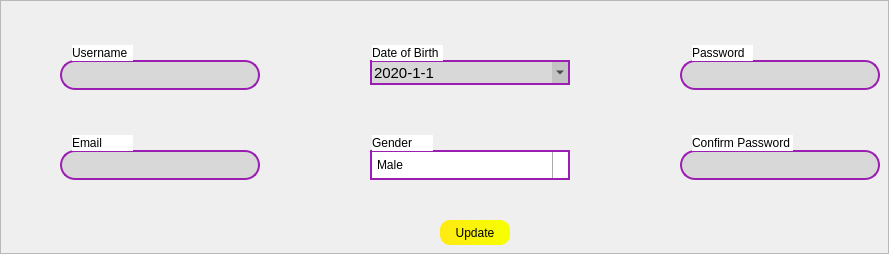
                  <widget class="QFrame" name="frame_61">
                   <property name="styleSheet">
                    <string notr="true">QFrame#frame_61{background-color: rgb(255, 255, 255);
border-radius: 20px;}</string>
                   </property>
                   <property name="frameShape">
                    <enum>QFrame::StyledPanel</enum>
                   </property>
                   <property name="frameShadow">
                    <enum>QFrame::Raised</enum>
                   </property>
                   <widget class="QLineEdit" name="name_2">
                    <property name="geometry">
                     <rect>
                      <x>60</x>
                      <y>60</y>
                      <width>200</width>
                      <height>30</height>
                     </rect>
                    </property>
                    <property name="maximumSize">
                     <size>
                      <width>200</width>
                      <height>30</height>
                     </size>
                    </property>
                    <property name="toolTipDuration">
                     <number>-1</number>
                    </property>
                    <property name="styleSheet">
                     <string notr="true">QLineEdit
{
	font: 14pt &quot;Gadugi&quot;;
border: 2px solid rgb(155, 30, 178);
border-radius: 15px; 
padding-left: 10px;
padding-right: 10px;
background:rgba(0,0,0,0.1);
color: rgb(0,0,0);
}
QLineEdit:hover
{
	border: 1px solid white;
	font: 18pt &quot;High Tower Text&quot;;
}
QLineEdit:focus{
	border: 2px solid rgb(155, 30, 178);
	background-color: rgba(0,0,0,0.5);
	color: rgb(255, 255, 255);
}
</string>
                    </property>
                    <property name="text">
                     <string/>
                    </property>
                    <property name="cursorPosition">
                     <number>0</number>
                    </property>
                    <property name="placeholderText">
                     <string/>
                    </property>
                   </widget>
                   <widget class="QLabel" name="label_46">
                    <property name="geometry">
                     <rect>
                      <x>72</x>
                      <y>45</y>
                      <width>61</width>
                      <height>16</height>
                     </rect>
                    </property>
                    <property name="styleSheet">
                     <string notr="true">font: 9pt &quot;Gadugi&quot;;
background-color: rgb(255, 255, 255);</string>
                    </property>
                    <property name="text">
                     <string>Username</string>
                    </property>
                   </widget>
                   <widget class="QLineEdit" name="name_3">
                    <property name="geometry">
                     <rect>
                      <x>60</x>
                      <y>150</y>
                      <width>200</width>
                      <height>30</height>
                     </rect>
                    </property>
                    <property name="maximumSize">
                     <size>
                      <width>200</width>
                      <height>30</height>
                     </size>
                    </property>
                    <property name="toolTipDuration">
                     <number>-1</number>
                    </property>
                    <property name="styleSheet">
                     <string notr="true">QLineEdit
{
	font: 11pt &quot;Gadugi&quot;;
border: 2px solid rgb(155, 30, 178);
border-radius: 15px; 
padding-left: 10px;
padding-right: 10px;
background:rgba(0,0,0,0.1);
color: rgb(0,0,0);
}
QLineEdit:hover
{
	border: 1px solid white;
	font: 18pt &quot;High Tower Text&quot;;
}
QLineEdit:focus{
	border: 2px solid rgb(155, 30, 178);
	background-color: rgba(0,0,0,0.5);
	color: rgb(255, 255, 255);
}
</string>
                    </property>
                    <property name="text">
                     <string/>
                    </property>
                    <property name="cursorPosition">
                     <number>0</number>
                    </property>
                    <property name="placeholderText">
                     <string/>
                    </property>
                   </widget>
                   <widget class="QLabel" name="label_47">
                    <property name="geometry">
                     <rect>
                      <x>72</x>
                      <y>135</y>
                      <width>61</width>
                      <height>16</height>
                     </rect>
                    </property>
                    <property name="styleSheet">
                     <string notr="true">font: 9pt &quot;Gadugi&quot;;
background-color: rgb(255, 255, 255);</string>
                    </property>
                    <property name="text">
                     <string>Email</string>
                    </property>
                   </widget>
                   <widget class="QDateEdit" name="dateEdit_2">
                    <property name="geometry">
                     <rect>
                      <x>370</x>
                      <y>60</y>
                      <width>200</width>
                      <height>25</height>
                     </rect>
                    </property>
                    <property name="minimumSize">
                     <size>
                      <width>0</width>
                      <height>0</height>
                     </size>
                    </property>
                    <property name="maximumSize">
                     <size>
                      <width>200</width>
                      <height>30</height>
                     </size>
                    </property>
                    <property name="font">
                     <font>
                      <pointsize>11</pointsize>
                     </font>
                    </property>
                    <property name="styleSheet">
                     <string notr="true">  QDateEdit {border: 2px solid rgb(155, 30, 178);
background:rgba(0,0,0,0.1);
}
QDateEdit:hover
{
	border: 1px solid white;
	font: 18pt &quot;High Tower Text&quot;;
}
QDateEdit QAbstractItemView:hover
  {
    color:black;
  }

  /* normal days */
QDateEdit QAbstractItemView:enabled 
  {
    color:white;
    background-color: #37225c;  
    selection-background-color: white; 
    selection-color: #152c4a; 
  }
QCalendarWidget QTableView 
{
    alternate-background-color: #858fc1;  /* day name/week number background */
}
QCalendarWidget QToolButton#dateEdit
{
    qproperty-icon: url(images/used_icons/icons8-left-14.png);
}
QCalendarWidget QToolButton#dateEdit
{
    qproperty-icon: url(images/used_icons/icons8-right-14.png);
}
QCalendarWidget QWidget#dateEdit QMenu,
QCalendarWidget QWidget#dateEdit QSpinBox 
{
    background-color: #152C4A;
    color: black;
}

 </string>
                    </property>
                    <property name="readOnly">
                     <bool>false</bool>
                    </property>
                    <property name="displayFormat">
                     <string>yyyy-M-d</string>
                    </property>
                    <property name="calendarPopup">
                     <bool>true</bool>
                    </property>
                    <property name="date">
                     <date>
                      <year>2020</year>
                      <month>1</month>
                      <day>1</day>
                     </date>
                    </property>
                   </widget>
                   <widget class="QComboBox" name="comboBox_3">
                    <property name="geometry">
                     <rect>
                      <x>370</x>
                      <y>150</y>
                      <width>200</width>
                      <height>30</height>
                     </rect>
                    </property>
                    <property name="minimumSize">
                     <size>
                      <width>157</width>
                      <height>25</height>
                     </size>
                    </property>
                    <property name="maximumSize">
                     <size>
                      <width>200</width>
                      <height>30</height>
                     </size>
                    </property>
                    <property name="styleSheet">
                     <string notr="true">QComboBox {
	font: 14pt &quot;Gadugi&quot;;
	padding-left: 10px;
	padding-right: 10px;
	color: rgb(0, 0, 0);
    border: 2px solid rgb(155, 30, 178);
    padding: 1px 18px 1px 3px;
    min-width: 6em;
	background:rgba(0,0,0,0.1);
}
QComboBox:hover {
	border: 1px solid rgb(255,255,255);
}
QComboBox:focus {
	border: 2px solid rgb(155, 30, 178);
	background-color: rgba(0,0,0,0.5);
	color: rgb(0,0,0);
}
QComboBox:editable {
    background: white;
}

QComboBox:!editable, QComboBox::drop-down:editable {
     background: qlineargradient(x1: 0, y1: 0, x2: 0, y2: 1,
                                 stop: 0 #E1E1E1, stop: 0.4 #DDDDDD,
                                 stop: 0.5 #D8D8D8, stop: 1.0 #D3D3D3);
}

/* QComboBox gets the &quot;on&quot; state when the popup is open */
QComboBox:!editable:on, QComboBox::drop-down:editable:on {
    background: qlineargradient(x1: 0, y1: 0, x2: 0, y2: 1,
                                stop: 0 #D3D3D3, stop: 0.4 #D8D8D8,
                                stop: 0.5 #DDDDDD, stop: 1.0 #E1E1E1);
}

QComboBox:on { /* shift the text when the popup opens */
    padding-top: 3px;
    padding-left: 4px;
}

QComboBox::drop-down {
    subcontrol-origin: padding;
    subcontrol-position: top right;
    width: 15px;

    border-left-width: 1px;
    border-left-color: darkgray;
    border-left-style: solid; /* just a single line */
    border-top-right-radius: 3px; /* same radius as the QComboBox */
    border-bottom-right-radius: 3px;
}

QComboBox::down-arrow {
	background-image: url(images/used_icons/icons8-sort-down-14.png);
	background-repeat: no-reperat;
	background-position: center;
}

QComboBox::down-arrow:on { /* shift the arrow when popup is open */
    top: 1px;
    left: 1px;
}

</string>
                    </property>
                    <property name="editable">
                     <bool>true</bool>
                    </property>
                    <item>
                     <property name="text">
                      <string>Male</string>
                     </property>
                    </item>
                    <item>
                     <property name="text">
                      <string>Female</string>
                     </property>
                    </item>
                    <item>
                     <property name="text">
                      <string>Other</string>
                     </property>
                    </item>
                   </widget>
                   <widget class="QLineEdit" name="name_4">
                    <property name="geometry">
                     <rect>
                      <x>680</x>
                      <y>60</y>
                      <width>200</width>
                      <height>30</height>
                     </rect>
                    </property>
                    <property name="maximumSize">
                     <size>
                      <width>200</width>
                      <height>30</height>
                     </size>
                    </property>
                    <property name="toolTipDuration">
                     <number>-1</number>
                    </property>
                    <property name="styleSheet">
                     <string notr="true">QLineEdit
{
	font: 14pt &quot;Gadugi&quot;;
border: 2px solid rgb(155, 30, 178);
border-radius: 15px; 
padding-left: 10px;
padding-right: 10px;
background:rgba(0,0,0,0.1);
color: rgb(0,0,0);
}
QLineEdit:hover
{
	border: 1px solid white;
	font: 18pt &quot;High Tower Text&quot;;
}
QLineEdit:focus{
	border: 2px solid rgb(155, 30, 178);
	background-color: rgba(0,0,0,0.5);
	color: rgb(255, 255, 255);
}
</string>
                    </property>
                    <property name="text">
                     <string/>
                    </property>
                    <property name="cursorPosition">
                     <number>0</number>
                    </property>
                    <property name="placeholderText">
                     <string/>
                    </property>
                   </widget>
                   <widget class="QLineEdit" name="name_5">
                    <property name="geometry">
                     <rect>
                      <x>680</x>
                      <y>150</y>
                      <width>200</width>
                      <height>30</height>
                     </rect>
                    </property>
                    <property name="maximumSize">
                     <size>
                      <width>200</width>
                      <height>30</height>
                     </size>
                    </property>
                    <property name="toolTipDuration">
                     <number>-1</number>
                    </property>
                    <property name="styleSheet">
                     <string notr="true">QLineEdit
{
	font: 14pt &quot;Gadugi&quot;;
border: 2px solid rgb(155, 30, 178);
border-radius: 15px; 
padding-left: 10px;
padding-right: 10px;
background:rgba(0,0,0,0.1);
color: rgb(0,0,0);
}
QLineEdit:hover
{
	border: 1px solid white;
	font: 18pt &quot;High Tower Text&quot;;
}
QLineEdit:focus{
	border: 2px solid rgb(155, 30, 178);
	background-color: rgba(0,0,0,0.5);
	color: rgb(255, 255, 255);
}
</string>
                    </property>
                    <property name="text">
                     <string/>
                    </property>
                    <property name="cursorPosition">
                     <number>0</number>
                    </property>
                    <property name="placeholderText">
                     <string/>
                    </property>
                   </widget>
                   <widget class="QLabel" name="label_48">
                    <property name="geometry">
                     <rect>
                      <x>692</x>
                      <y>135</y>
                      <width>101</width>
                      <height>16</height>
                     </rect>
                    </property>
                    <property name="styleSheet">
                     <string notr="true">font: 9pt &quot;Gadugi&quot;;
background-color: rgb(255, 255, 255);</string>
                    </property>
                    <property name="text">
                     <string>Confirm Password</string>
                    </property>
                   </widget>
                   <widget class="QLabel" name="label_49">
                    <property name="geometry">
                     <rect>
                      <x>692</x>
                      <y>45</y>
                      <width>61</width>
                      <height>16</height>
                     </rect>
                    </property>
                    <property name="styleSheet">
                     <string notr="true">font: 9pt &quot;Gadugi&quot;;
background-color: rgb(255, 255, 255);</string>
                    </property>
                    <property name="text">
                     <string>Password</string>
                    </property>
                   </widget>
                   <widget class="QLabel" name="label_50">
                    <property name="geometry">
                     <rect>
                      <x>372</x>
                      <y>45</y>
                      <width>71</width>
                      <height>16</height>
                     </rect>
                    </property>
                    <property name="styleSheet">
                     <string notr="true">font: 9pt &quot;Gadugi&quot;;
background-color: rgb(255, 255, 255);</string>
                    </property>
                    <property name="text">
                     <string>Date of Birth</string>
                    </property>
                   </widget>
                   <widget class="QLabel" name="label_51">
                    <property name="geometry">
                     <rect>
                      <x>372</x>
                      <y>135</y>
                      <width>61</width>
                      <height>16</height>
                     </rect>
                    </property>
                    <property name="styleSheet">
                     <string notr="true">font: 9pt &quot;Gadugi&quot;;
background-color: rgb(255, 255, 255);</string>
                    </property>
                    <property name="text">
                     <string>Gender</string>
                    </property>
                   </widget>
                   <widget class="QPushButton" name="pushButton_6">
                    <property name="geometry">
                     <rect>
                      <x>440</x>
                      <y>220</y>
                      <width>70</width>
                      <height>25</height>
                     </rect>
                    </property>
                    <property name="minimumSize">
                     <size>
                      <width>70</width>
                      <height>25</height>
                     </size>
                    </property>
                    <property name="maximumSize">
                     <size>
                      <width>70</width>
                      <height>25</height>
                     </size>
                    </property>
                    <property name="styleSheet">
                     <string notr="true">QPushButton {
    color: rgb(0, 0, 0);
	font: 13pt &quot;Gabriola&quot;;
    border-radius: 10px;
    border-style: outset;
	background-color: qlineargradient(spread:pad, x1:0, y1:0, x2:1, y2:0, stop:0 rgba(255, 234, 19, 255), stop:1 rgba(246, 255, 0, 255));
    }

QPushButton:hover {
background-color: rgb(255, 226, 0);
    }

QPushButton:pressed {
    border-style: inset;
	background-color: qlineargradient(spread:pad, x1:0, y1:0, x2:1, y2:0, stop:0 rgba(255, 234, 19, 255), stop:1 rgba(246, 255, 0, 255));
    }
</string>
                    </property>
                    <property name="text">
                     <string>Update</string>
                    </property>
                   </widget>
                  </widget>
